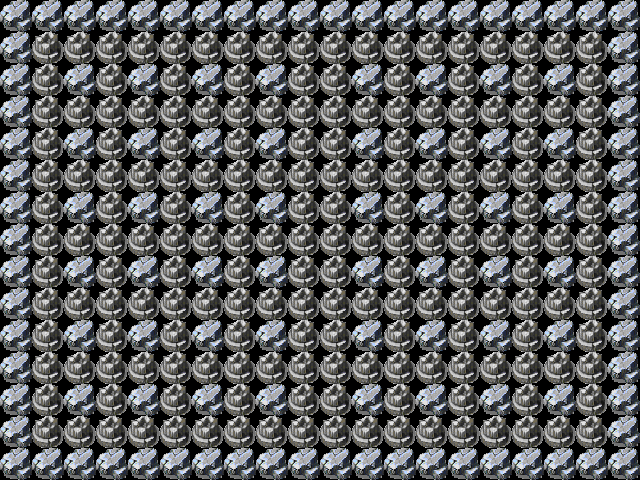

Below is a game level as drawn by its tile map, then a one-line description and the .tmx that defines it (tile-layer data replaced by summaries):
An orthogonal 20x15 tile map with 32x32 px tiles, 2 tile layers (Background, Blocks), 2 tilesets and 214 objects (114x block, 76x wall, 4x blob, 4x bomb, 4x fantom, ...).

<map version="1.0" orientation="orthogonal" width="20" height="15" tilewidth="32" tileheight="32">
 <tileset firstgid="1" name="tileset" tilewidth="32" tileheight="32">
  <image source="../tileset.png" width="64" height="64" />
  <tile id="0">
   <properties>
    <property name="isWall" value="true" />
   </properties>
  </tile>
  <tile id="1">
   <properties>
    <property name="isWall" value="true" />
   </properties>
  </tile>
 </tileset>
 <tileset firstgid="5" name="tileset2" tilewidth="32" tileheight="32">
  <image source="../tileset2.png" width="64" height="64" />
 </tileset>
 <layer name="Background" width="20" height="15">
  <data>[300 cells, 188 non-empty, 2 distinct tile ids]</data>
 </layer>
 <layer name="Blocks" width="20" height="15">
  <properties>
   <property name="destroyable" value="false" />
  </properties>
  <data>[300 cells, 114 non-empty, 1 distinct tile ids]</data>
 </layer>
 <objectgroup name="Objects" width="20" height="15">
  <object type="blob" x="224" y="288" width="32" height="32" />
  <object type="blob" x="320" y="64" width="32" height="32" />
  <object type="blob" x="576" y="288" width="32" height="32" />
  <object type="bomb" x="128" y="160" width="32" height="32" />
  <object type="speed" x="32" y="96" width="32" height="32" />
  <object type="speed" x="256" y="224" width="32" height="32" />
  <object type="range" x="352" y="96" width="32" height="32" />
  <object type="portal" x="96" y="256" width="32" height="32" />
  <object name="player" type="player" x="32" y="416" width="32" height="32">
   <polygon points="0,0 32,0 32,32 0,32 0,0" />
  </object>
  <object type="cron" x="32" y="224" width="32" height="32" />
  <object type="cron" x="320" y="416" width="32" height="32" />
  <object type="cron" x="416" y="96" width="32" height="32" />
  <object type="range" x="480" y="32" width="32" height="32" />
  <object type="range" x="128" y="352" width="32" height="32" />
  <object type="bomb" x="512" y="128" width="32" height="32" />
  <object type="bomb" x="480" y="352" width="32" height="32" />
  <object type="blob" x="576" y="192" width="32" height="32" />
  <object type="bomb" x="192" y="32" width="32" height="32" />
  <object type="kick" x="416" y="224" width="32" height="32" />
  <object type="kick" x="192" y="416" width="32" height="32" />
  <object type="fantom" x="288" y="32" width="32" height="32" />
  <object type="fantom" x="384" y="416" width="32" height="32" />
 </objectgroup>
 <objectgroup name="Walls" width="20" height="15">
  <object type="wall" x="32" y="64" width="32" height="32" />
  <object type="wall" x="32" y="96" width="32" height="32" />
  <object type="wall" x="64" y="96" width="32" height="32" />
  <object type="wall" x="32" y="128" width="32" height="32" />
  <object type="wall" x="32" y="160" width="32" height="32" />
  <object type="wall" x="64" y="160" width="32" height="32" />
  <object type="wall" x="128" y="160" width="32" height="32" />
  <object type="wall" x="160" y="160" width="32" height="32" />
  <object type="wall" x="160" y="128" width="32" height="32" />
  <object type="wall" x="192" y="96" width="32" height="32" />
  <object type="wall" x="224" y="96" width="32" height="32" />
  <object type="wall" x="256" y="96" width="32" height="32" />
  <object type="wall" x="288" y="96" width="32" height="32" />
  <object type="wall" x="320" y="96" width="32" height="32" />
  <object type="wall" x="64" y="32" width="32" height="32" />
  <object type="wall" x="224" y="64" width="32" height="32" />
  <object type="wall" x="32" y="32" width="32" height="32" />
  <object type="wall" x="320" y="128" width="32" height="32" />
  <object type="wall" x="288" y="160" width="32" height="32" />
  <object type="wall" x="288" y="192" width="32" height="32" />
  <object type="wall" x="288" y="224" width="32" height="32" />
  <object type="wall" x="256" y="224" width="32" height="32" />
  <object type="wall" x="224" y="224" width="32" height="32" />
  <object type="wall" x="288" y="288" width="32" height="32" />
  <object type="wall" x="288" y="320" width="32" height="32" />
  <object type="wall" x="320" y="288" width="32" height="32" />
  <object type="wall" x="288" y="352" width="32" height="32" />
  <object type="wall" x="256" y="352" width="32" height="32" />
  <object type="wall" x="224" y="352" width="32" height="32" />
  <object type="wall" x="192" y="352" width="32" height="32" />
  <object type="wall" x="224" y="384" width="32" height="32" />
  <object type="wall" x="224" y="416" width="32" height="32" />
  <object type="wall" x="256" y="416" width="32" height="32" />
  <object type="wall" x="160" y="416" width="32" height="32" />
  <object type="wall" x="96" y="352" width="32" height="32" />
  <object type="wall" x="128" y="288" width="32" height="32" />
  <object type="wall" x="128" y="352" width="32" height="32" />
  <object type="wall" x="96" y="288" width="32" height="32" />
  <object type="wall" x="96" y="256" width="32" height="32" />
  <object type="wall" x="64" y="288" width="32" height="32" />
  <object type="wall" x="32" y="352" width="32" height="32" />
  <object type="wall" x="96" y="320" width="32" height="32" />
  <object type="wall" x="96" y="384" width="32" height="32" />
  <object type="wall" x="64" y="352" width="32" height="32" />
  <object type="wall" x="384" y="192" width="32" height="32" />
  <object type="wall" x="384" y="160" width="32" height="32" />
  <object type="wall" x="448" y="32" width="32" height="32" />
  <object type="wall" x="480" y="32" width="32" height="32" />
  <object type="wall" x="512" y="32" width="32" height="32" />
  <object type="wall" x="512" y="64" width="32" height="32" />
  <object type="wall" x="512" y="96" width="32" height="32" />
  <object type="wall" x="512" y="160" width="32" height="32" />
  <object type="wall" x="512" y="128" width="32" height="32" />
  <object type="wall" x="480" y="160" width="32" height="32" />
  <object type="wall" x="448" y="160" width="32" height="32" />
  <object type="wall" x="448" y="192" width="32" height="32" />
  <object type="wall" x="448" y="224" width="32" height="32" />
  <object type="wall" x="448" y="256" width="32" height="32" />
  <object type="wall" x="512" y="288" width="32" height="32" />
  <object type="wall" x="544" y="288" width="32" height="32" />
  <object type="wall" x="448" y="352" width="32" height="32" />
  <object type="wall" x="448" y="416" width="32" height="32" />
  <object type="wall" x="448" y="384" width="32" height="32" />
  <object type="wall" x="384" y="352" width="32" height="32" />
  <object type="wall" x="352" y="352" width="32" height="32" />
  <object type="block" x="64" y="64" width="32" height="32" />
  <object type="block" x="64" y="128" width="32" height="32" />
  <object type="block" x="64" y="192" width="32" height="32" />
  <object type="block" x="128" y="192" width="32" height="32" />
  <object type="block" x="192" y="192" width="32" height="32" />
  <object type="block" x="128" y="64" width="32" height="32" />
  <object type="block" x="192" y="64" width="32" height="32" />
  <object type="block" x="256" y="64" width="32" height="32" />
  <object type="block" x="192" y="128" width="32" height="32" />
  <object type="block" x="256" y="128" width="32" height="32" />
  <object type="block" x="256" y="192" width="32" height="32" />
  <object type="block" x="352" y="128" width="32" height="32" />
  <object type="block" x="352" y="64" width="32" height="32" />
  <object type="block" x="416" y="64" width="32" height="32" />
  <object type="block" x="480" y="64" width="32" height="32" />
  <object type="block" x="544" y="64" width="32" height="32" />
  <object type="block" x="544" y="128" width="32" height="32" />
  </objectgroup>
</map>
<!-- 110 of 214 objects omitted -->